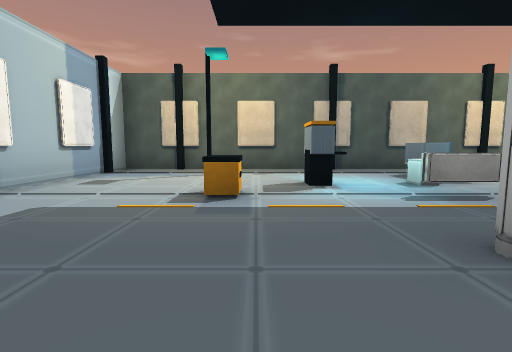
View 1 (above)

18 first-person views from a walk through a 3-D level made in the Unity game engine. The camera is 1.2 m above the floor, tilts 6° down and sees 85° across. The floor is counted in squares, 2 m on a side. Each view is taken from the middle of a square. On the plan, view 1 faces up. The plan holds only what a view shows up to about 9 squares ahead; the rest is blank. The place goes on beyond the plan. Some animated figures are left out. Some surface patterns are stand-ins.

View 2
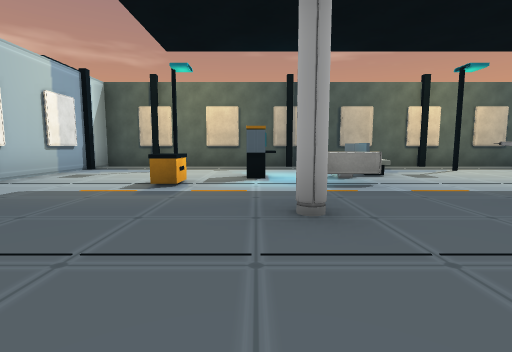

View 3
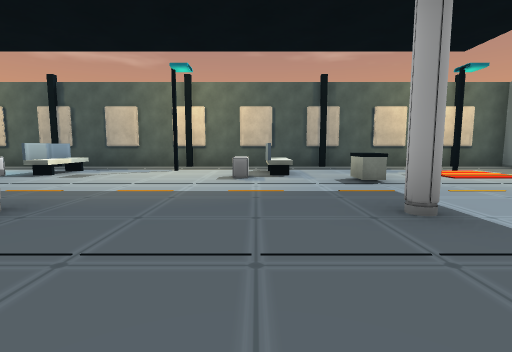

View 4
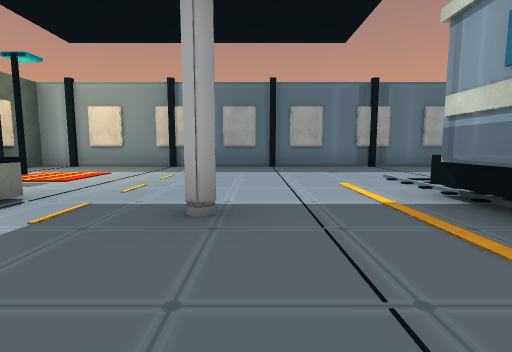

View 5
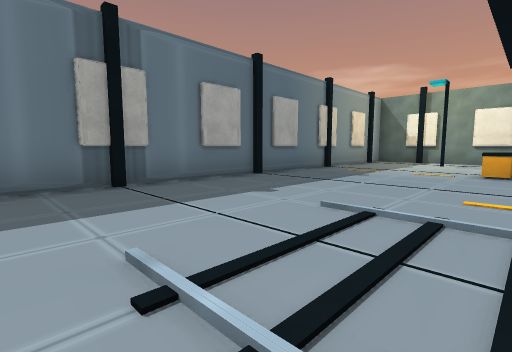

View 6
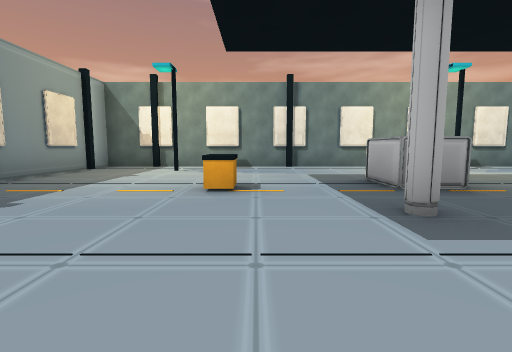

View 7
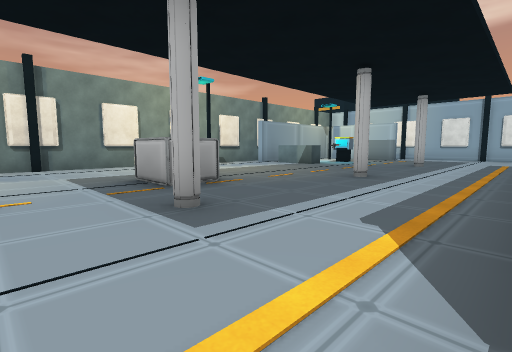

View 8
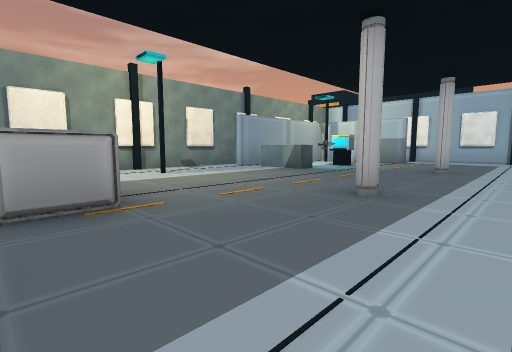

View 9
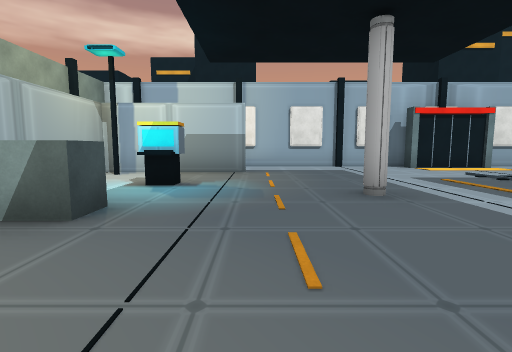

View 10
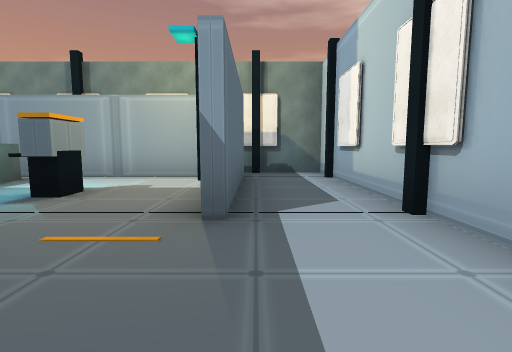

View 11
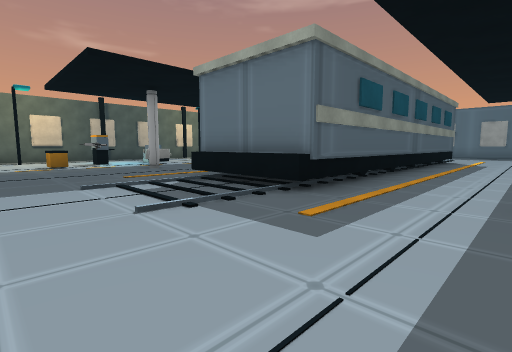

View 12
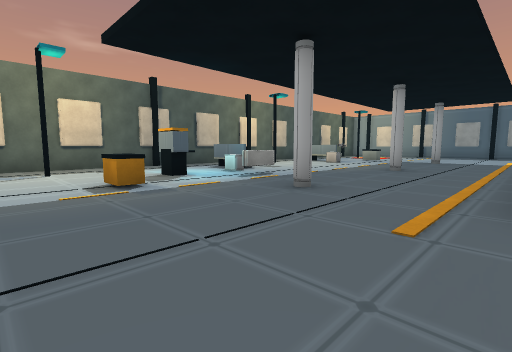

View 13
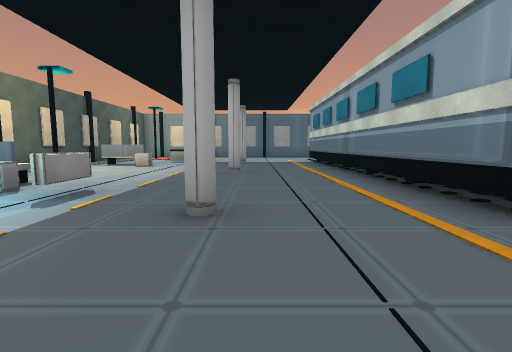

View 14
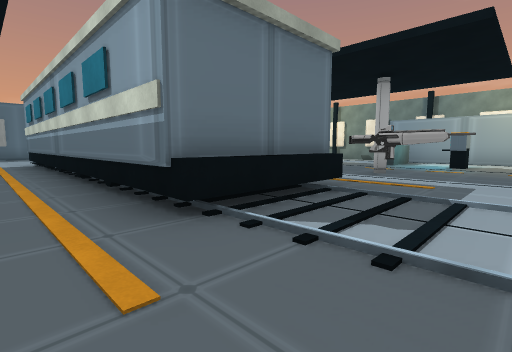

View 15
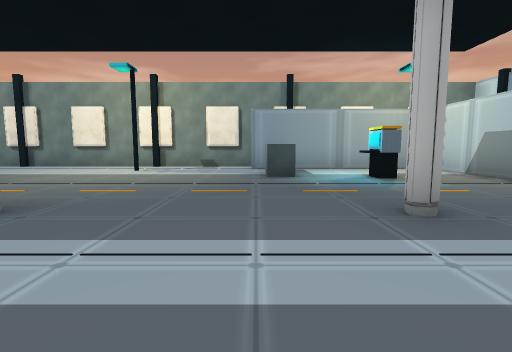

View 16
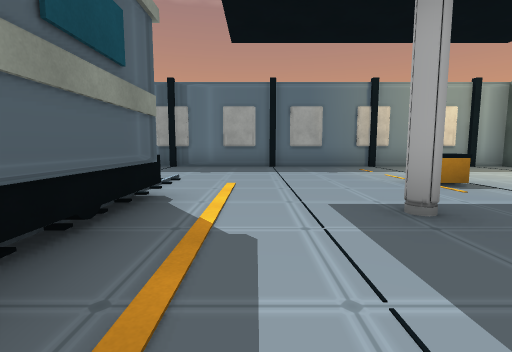

View 17
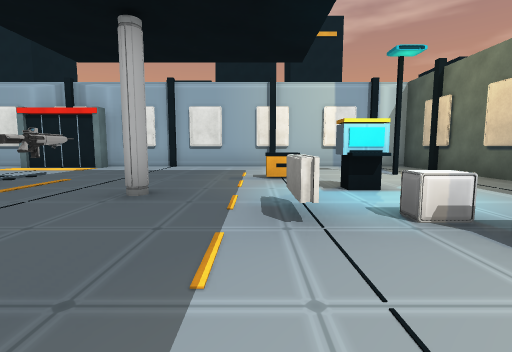

View 18
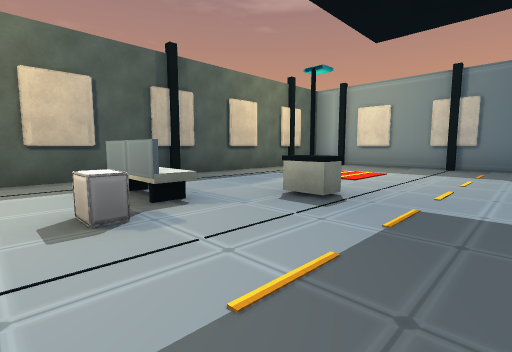

### Floor plan
Ten units are one square. View 1 is at (0, 0); x grows to the right and y downward. Boxes are objects, and circles mark ways between rooms. Rooms are numbered by the first view taken in them; rooms with no view inside come last. Other rooms are left out.
<svg viewBox="-40 -80 200 210">
<path fill="none" stroke="#000" d="M10 12 105 12M105 38 10 38M12 38 12 11M-29 12 -29 38M21 95 28 95 28 110M-35 34 -35 86M-16 81 -16 115 31 115M22 110 22 105M31 125 155 125 155 -75 -35 -75 -35 15M10 38 10 12M-18 115 -18 82M-35 86 -35 125 -16 125"/>
<rect x="-15" y="5" width="10" height="10" fill="#bbb"><title>other object</title></rect>
<rect x="-5" y="-35" width="10" height="10" fill="#bbb"><title>other object</title></rect>
<rect x="5" y="95" width="10" height="10" fill="#bbb"><title>other object</title></rect>
<rect x="5" y="65" width="10" height="10" fill="#bbb"><title>other object</title></rect>
<rect x="5" y="-15" width="10" height="10" fill="#bbb"><title>other object</title></rect>
<rect x="5" y="-45" width="10" height="10" fill="#bbb"><title>other object</title></rect>
<rect x="25" y="-55" width="10" height="20" fill="#bbb"><title>other object</title></rect>
<rect x="35" y="-25" width="10" height="10" fill="#bbb"><title>other object</title></rect>
<rect x="45" y="-15" width="10" height="10" fill="#bbb"><title>other object</title></rect>
<rect x="55" y="65" width="10" height="10" fill="#bbb"><title>other object</title></rect>
<rect x="75" y="75" width="20" height="20" fill="#bbb"><title>other object</title></rect>
<rect x="75" y="-55" width="10" height="10" fill="#bbb"><title>other object</title></rect>
<rect x="85" y="65" width="10" height="10" fill="#bbb"><title>other object</title></rect>
<rect x="85" y="-15" width="10" height="10" fill="#bbb"><title>other object</title></rect>
<rect x="95" y="-45" width="10" height="10" fill="#bbb"><title>other object</title></rect>
<rect x="105" y="75" width="10" height="10" fill="#bbb"><title>other object</title></rect>
<circle cx="-30" cy="90" r="3" fill="#2a7"/>
<text x="60" y="10">1</text>
<text x="-30" y="110">2</text>
</svg>
Room 1 opens to room 2.

Where each view was taken, in squares from view 1:
view 1: 0 up, 0 right, facing up
view 2: 1 down, 1 right, facing up
view 3: 1 down, 8 right, facing up
view 4: 1 up, 7 right, facing right
view 5: 1 down, 11 right, facing down-right
view 6: 4 down, 11 right, facing down
view 7: 4 down, 11 right, facing down-left
view 8: 5 down, 9 right, facing down-left
view 9: 8 down, 5 right, facing left
view 10: 6 down, 2 left, facing down
view 11: 6 down, 2 left, facing up-right
view 12: 1 down, 2 left, facing up-right
view 13: 1 up, 1 left, facing right
view 14: 0 up, 1 left, facing down-right
view 15: 4 down, 3 right, facing down
view 16: 5 down, 7 right, facing right
view 17: 3 up, 5 right, facing left
view 18: 2 up, 7 right, facing up-right
